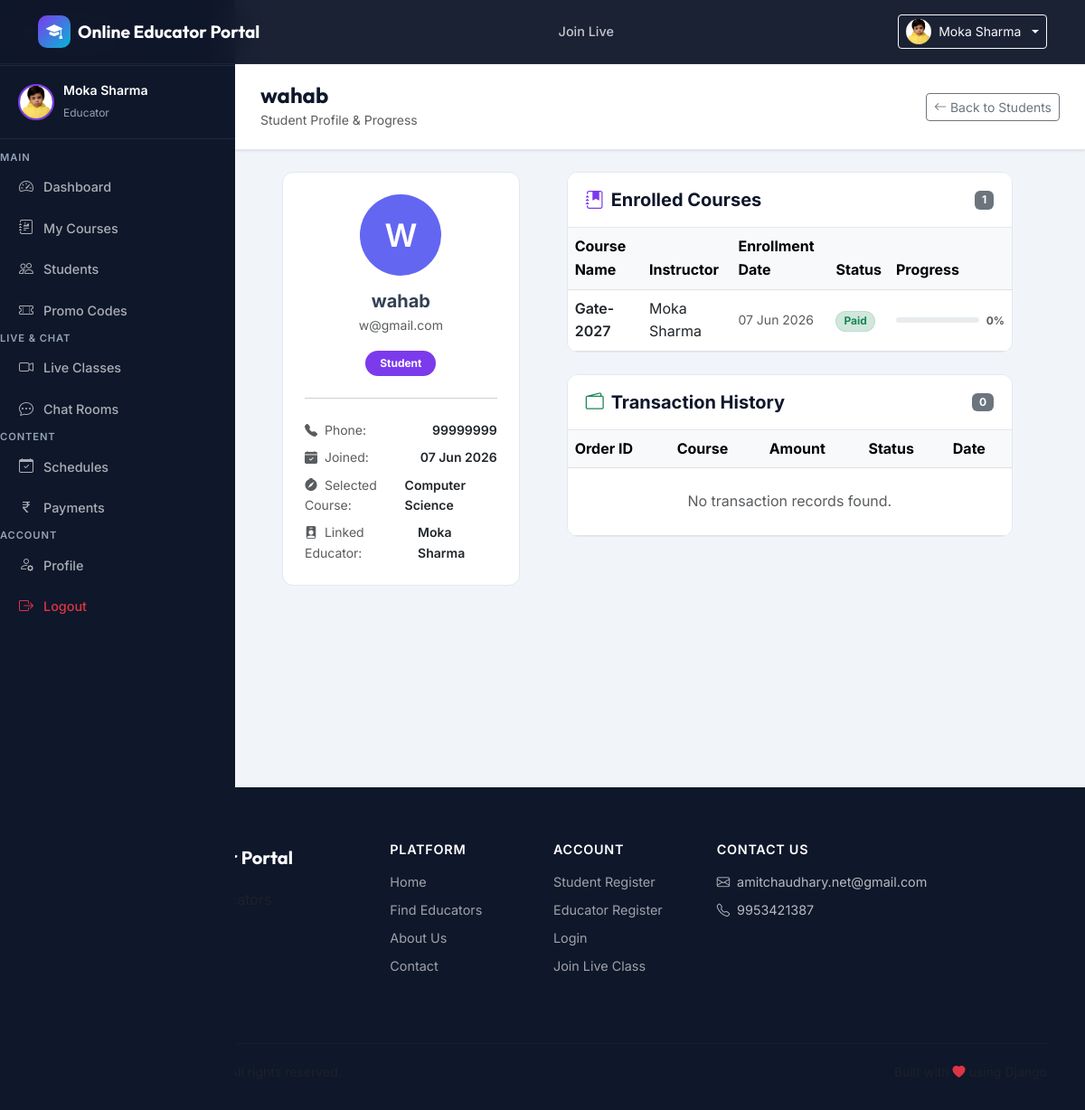
Page /educator/students/68/ (signed in) on the earlier database version.
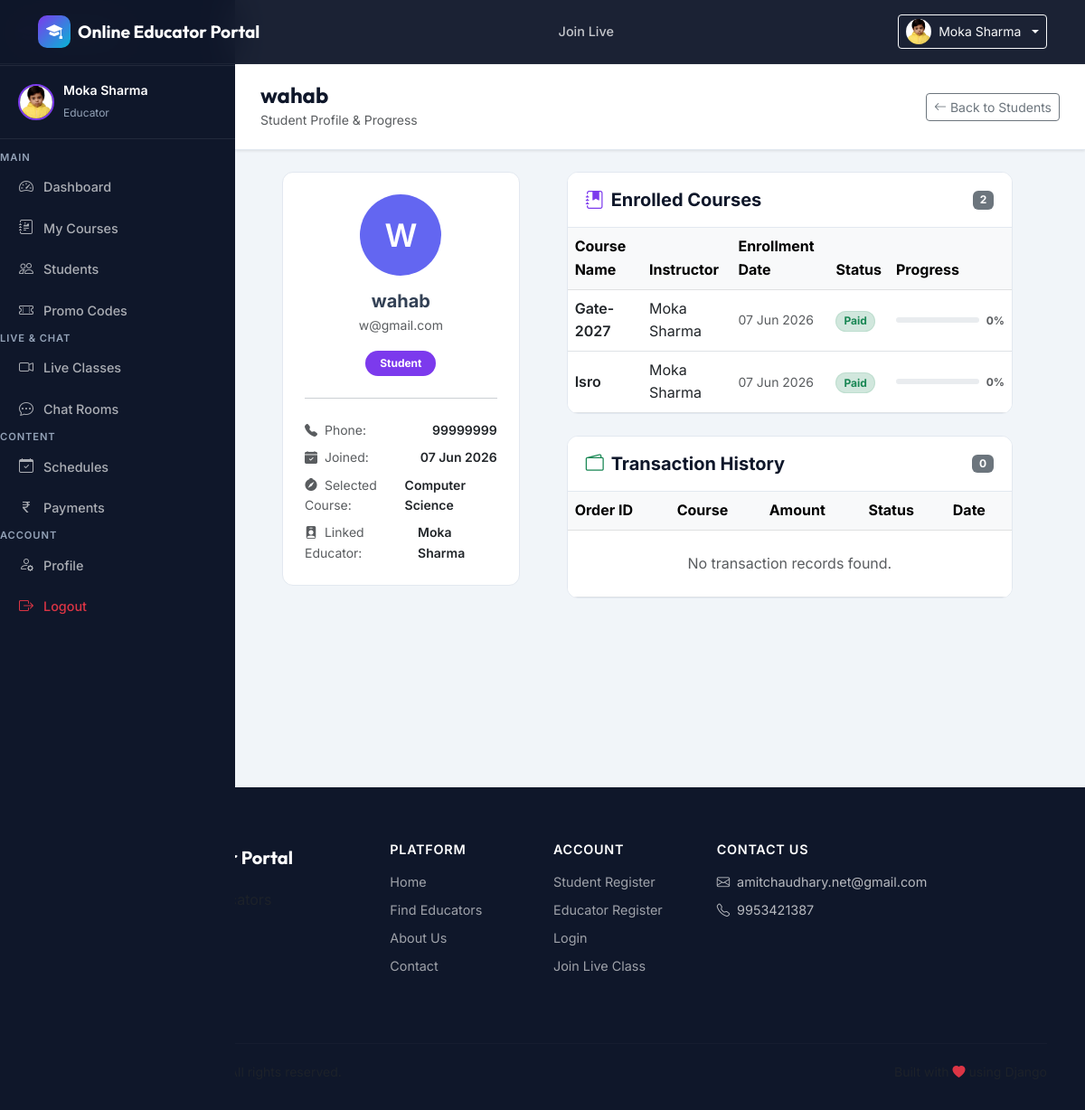
Same page on the later database version.
### apps/courses/models.py (models this page shows, shortened)
class Enrollment(models.Model):
    STATUS_CHOICES = [('pending', 'Pending'), ('paid', 'Paid'), ('cancelled', 'Cancelled')]
    student = models.ForeignKey(User, on_delete=models.CASCADE, related_name='enrollments')
    course = models.ForeignKey(Course, on_delete=models.CASCADE, related_name='enrollments')
    enrolled_at = models.DateTimeField(auto_now_add=True)
    payment_status = models.CharField(max_length=20, choices=STATUS_CHOICES, default='pending')
    progress_percent = models.PositiveIntegerField(default=0)
    last_accessed = models.DateTimeField(null=True, blank=True)
    class Meta:
        unique_together = ['student', 'course']

class Course(models.Model):
    LEVEL_CHOICES = [('beginner', 'Beginner'), ('intermediate', 'Intermediate'), ('advanced', 'Advanced')]
    educator = models.ForeignKey(User, on_delete=models.CASCADE, related_name='courses')
    assigned_educator = models.ForeignKey(User, on_delete=models.SET_NULL, null=True, blank=True, related_name='assigned_courses')
    category = models.ForeignKey(Category, on_delete=models.SET_NULL, null=True, blank=True)
    title = models.CharField(max_length=200)
    slug = models.SlugField(unique=True, blank=True)
    description = models.TextField()
    thumbnail = models.ImageField(upload_to='course_thumbnails/', blank=True, null=True)
    price = models.DecimalField(max_digits=8, decimal_places=2, default=0)
    level = models.CharField(max_length=20, choices=LEVEL_CHOICES, default='beginner')
    duration_hours = models.PositiveIntegerField(default=0)
    is_published = models.BooleanField(default=False)
    is_free = models.BooleanField(default=False)
    is_featured = models.BooleanField(default=False, help_text='Only admin can feature a course on the home page')
    created_at = models.DateTimeField(auto_now_add=True)
    updated_at = models.DateTimeField(auto_now=True)

### apps/authentication/models.py (models this page shows, shortened)
class User(AbstractBaseUser, PermissionsMixin):
    ROLE_CHOICES = [
        ('admin', 'Admin'),
        ('educator', 'Educator'),
        ('student', 'Student'),
    ]
    email = models.EmailField(unique=True)
    full_name = models.CharField(max_length=150)
    phone = models.CharField(max_length=15, blank=True)
    role = models.CharField(max_length=10, choices=ROLE_CHOICES, default='student')
    avatar = models.ImageField(upload_to='avatars/', blank=True, null=True)
    is_active = models.BooleanField(default=True)
    is_staff = models.BooleanField(default=False)
    is_approved = models.BooleanField(default=True)  # Educators need admin approval
    selected_category = models.ForeignKey('courses.Category', on_delete=models.SET_NULL, null=True, blank=True, related_name='students')
    linked_educator = models.ForeignKey('self', on_delete=models.SET_NULL, null=True, blank=True, related_name='linked_students', limit_choices_to={'role': 'educator'}, help_text='Educator linked via promo code')
    date_joined = models.DateTimeField(default=timezone.now)
    last_login = models.DateTimeField(null=True, blank=True)
    USERNAME_FIELD = 'email'
    REQUIRED_FIELDS = ['full_name']
    objects = UserManager()
    class Meta:
        verbose_name = 'User'
        verbose_name_plural = 'Users'

### apps/courses/views.py (the view)
    def wrapper(request, *args, **kwargs):
        if not request.user.is_authenticated:
            return redirect('login')
        if request.user.role != 'educator':
            messages.error(request, 'Access denied. Educator account required.')
            return redirect('home')
        if not request.user.is_approved:
            messages.warning(request, 'Your account is pending admin approval.')
            return redirect('home')
        return view_func(request, *args, **kwargs)

### apps/core/context_processors.py (called while the page is built)
def site_settings(request):
    return {'site_settings': SiteSettings.get_settings()}

### apps/core/models.py (called while the page is built)
    @classmethod
    def get_settings(cls):
        obj, _ = cls.objects.get_or_create(pk=1)
        return obj

### apps/courses/views.py (called while the page is built)
def educator_required(view_func):
    def wrapper(request, *args, **kwargs):
        if not request.user.is_authenticated:
            return redirect('login')
        if request.user.role != 'educator':
            messages.error(request, 'Access denied. Educator account required.')
            return redirect('home')
        if not request.user.is_approved:
            messages.warning(request, 'Your account is pending admin approval.')
            return redirect('home')
        return view_func(request, *args, **kwargs)
    wrapper.__name__ = view_func.__name__
    return wrapper

def get_educator_courses(user):
    return Course.objects.filter(
        Q(educator=user) |
        Q(assigned_educator=user) |
        Q(educator__educator_profile__parent_institute=user) |
        Q(modules__assigned_sub_educators=user)
    ).distinct()

### templates/educator/student_detail.html (shortened to what the changed rows need)
{% extends 'base.html' %}
{% block body_class %}dashboard-body{% endblock %}
{% block content %}
<div class="dashboard-layout">
  <div class="dashboard-main">
    <div class="p-4">
      <div class="row g-4">
        <div class="col-lg-8">
          <div class="row g-4">
            <div class="col-12">
              <div class="dash-card">
                <div class="dash-card-header d-flex justify-content-between align-items-center">
                  <h5 class="mb-0 fw-bold"><i class="bi bi-journal-bookmark-fill me-2 text-primary"></i>Enrolled Courses</h5>
                  <span class="badge bg-secondary">{{ enrollments.count }}</span>
                </div>
                <div class="p-0">
                  <div class="table-responsive">
                    <table class="table table-hover align-middle mb-0">
                      <thead class="table-light">
                        <tr>
                          <th>Course Name</th>
                          <th>Instructor</th>
                          <th>Enrollment Date</th>
                          <th>Status</th>
                          <th>Progress</th>
                        </tr>
                      </thead>
                      <tbody>
                        {% for enrollment in enrollments %}
                        <tr>
                          <td class="fw-semibold text-dark">{{ enrollment.course.title }}</td>
                          <td>{{ enrollment.course.educator.full_name }}</td>
                          <td><small class="text-muted">{{ enrollment.enrolled_at|date:"d M Y" }}</small></td>
                          <td>
                            {% if enrollment.payment_status == 'paid' %}
                              <span class="badge bg-success-subtle text-success border border-success border-opacity-10 rounded-pill px-2">Paid</span>
                            {% elif enrollment.payment_status == 'pending' %}
                              <span class="badge bg-warning-subtle text-warning border border-warning border-opacity-10 rounded-pill px-2">Pending</span>
                            {% else %}
                              <span class="badge bg-secondary-subtle text-secondary border border-secondary border-opacity-10 rounded-pill px-2">Cancelled</span>
                            {% endif %}
                          </td>
                          <td>
                            <div class="d-flex align-items-center gap-2" style="min-width: 120px;">
                              <div class="progress flex-grow-1" style="height: 6px;">
                              </div>
                              <small class="fw-bold text-muted" style="font-size: 0.75rem;">{{ enrollment.progress_percent }}%</small>
                            </div>
                          </td>
                        </tr>
                        {% empty %}
                        <tr>
                          <td colspan="5" class="text-center py-4 text-muted">No course enrollments found.</td>
                        </tr>
                        {% endfor %}
                      </tbody>
                    </table>
                  </div>
                </div>
              </div>
            </div>
            <div class="col-12">
              <div class="dash-card">
                <div class="p-0">
                  <div class="table-responsive">
                    <table class="table table-hover align-middle mb-0">
                      <thead class="table-light">
                        <tr>
                          <th>Order ID</th>
                          <th>Course</th>
                          <th>Amount</th>
                          <th>Status</th>
                          <th>Date</th>
                        </tr>
                      </thead>
                    </table>
                  </div>
                </div>
              </div>
            </div>
          </div>
        </div>
      </div>
    </div>
  </div>
</div>
{% endblock %}

Differences in the rows shown:
added Enrollment: course "Isro", course.educator.full_name "Moka Sharma", enrolled_at "07 Jun 2026", payment_status "Paid", progress_percent "0"
Other differences:
{{ enrollments.count }}: "1" → "2"
